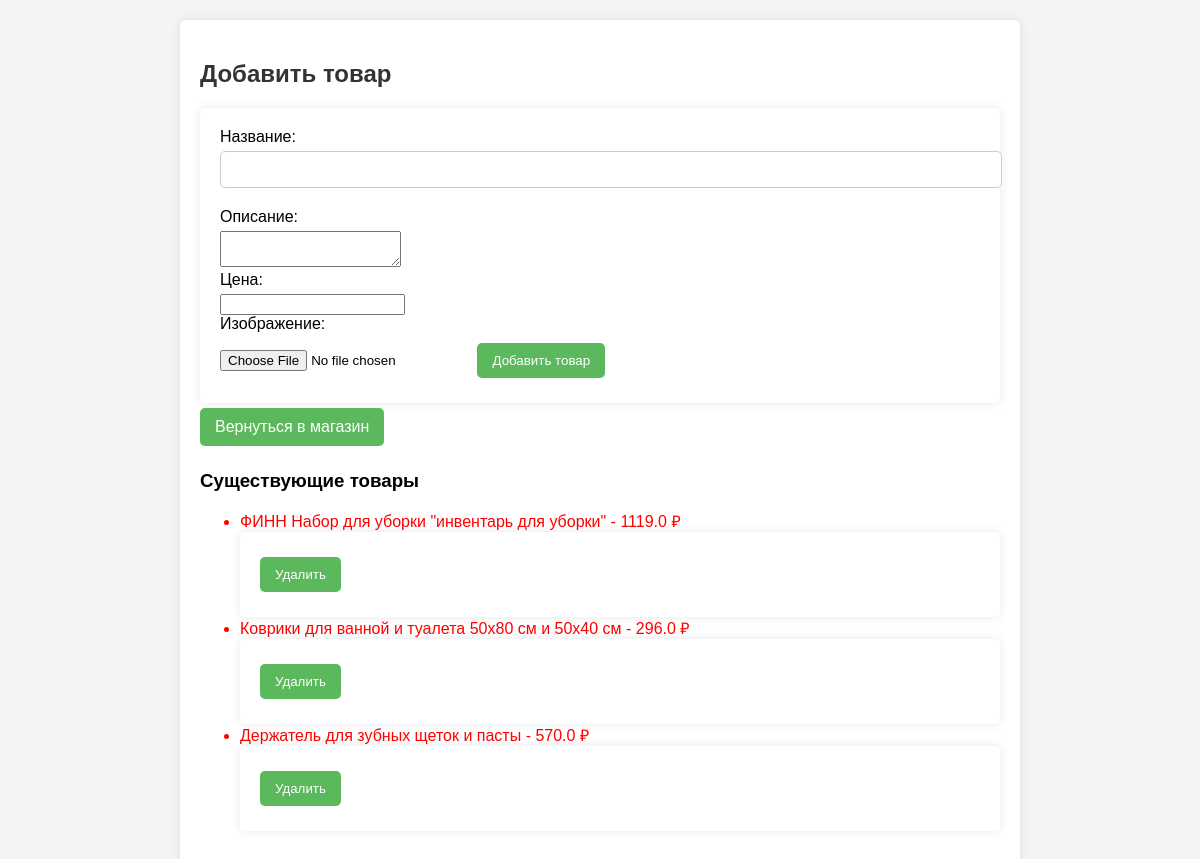
Page /admin (signed in) on the earlier database version.
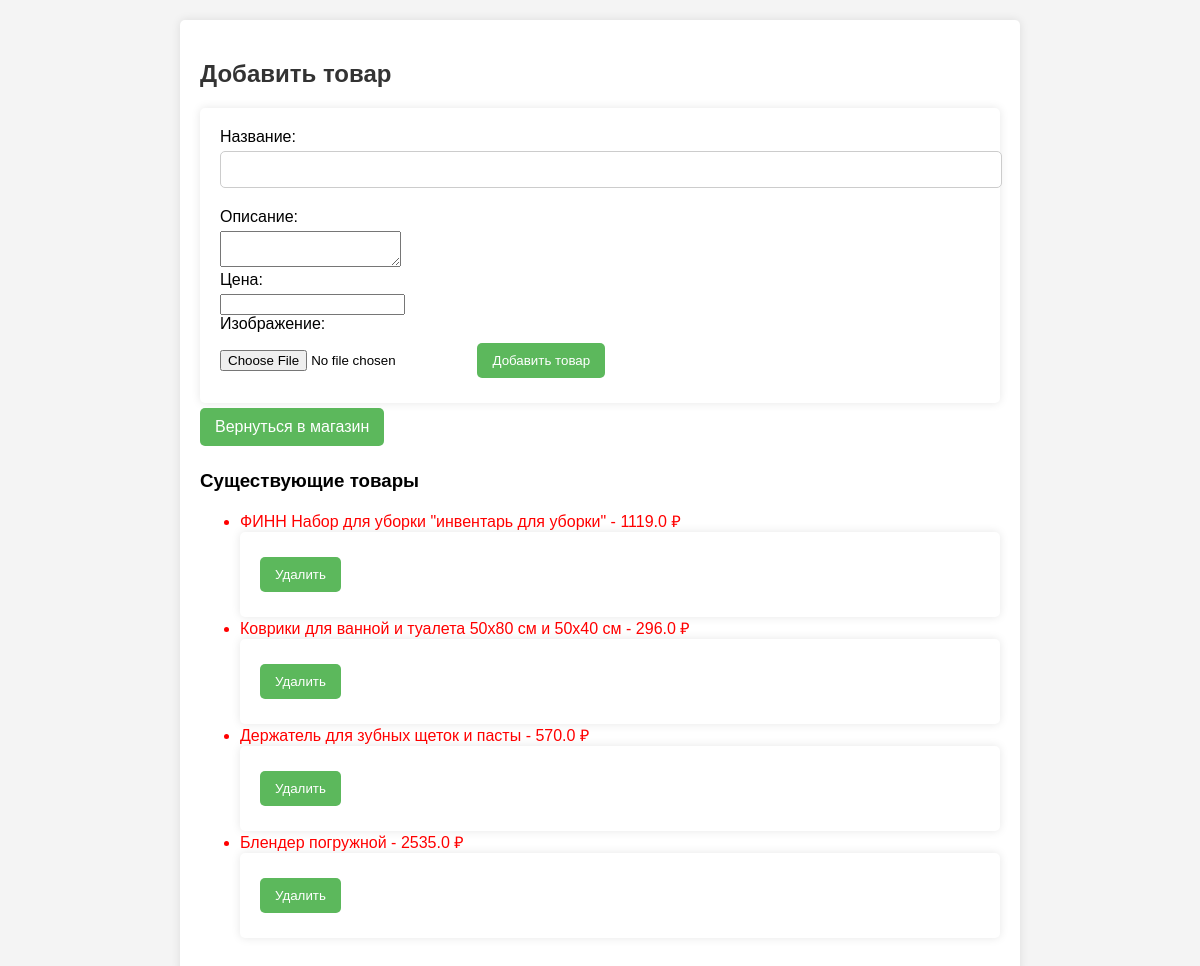
Same page on the later database version.
### models.py (models this page shows)
class Product(db.Model):
    id = db.Column(db.Integer, primary_key=True)
    name = db.Column(db.String(150), nullable=False)
    description = db.Column(db.Text, nullable=False)
    price = db.Column(db.Float, nullable=False)
    image_url = db.Column(db.String(200), nullable=True)

### routes.py (the view, shortened to what this page needs)
@app.route('/admin', methods=['GET', 'POST'])
def admin():
    if 'username' not in session or session['username'] != 'admin':
        flash('Доступ запрещен.')
        return redirect(url_for('login'))
    products = Product.query.all()
    return render_template('admin.html', products=products)

### templates/admin.html (shortened to what this page needs)
<!DOCTYPE html>
<html>
<head>
    <link rel="stylesheet" type="text/css" href="{{ url_for('static', filename='styles.css') }}">
</head>
<body>
    <div class="container">
        <h2>Добавить товар</h2>
        <form method="POST" enctype="multipart/form-data">
            <label for="name">Название:</label>
            <input type="text" name="name" required>
            <label for="description">Описание:</label>
            <textarea name="description" required></textarea>
            <label for="price">Цена:</label>
            <input type="number" step="0.01" name="price" required>
            <label for="photo">Изображение:</label>
            <input type="file" name="photo" accept="image/*" required>
            <button type="submit" class="button">Добавить товар</button>
        </form>
        <a href="{{ url_for('store') }}" class="button">Вернуться в магазин</a>
        <h3>Существующие товары</h3>
        <ul>
            {% for product in products %}
                <li>
                    {{ product.name }} - {{ product.price }} ₽
                    <form action="{{ url_for('delete_product', product_id=product.id) }}" method="POST">
                        <button type="submit" class="button">Удалить</button>
                    </form>
                </li>
            {% endfor %}
        </ul>
    </div>
</body>
</html>

Differences in the rows shown:
added Product: name "Блендер погружной", price "2535.0"
